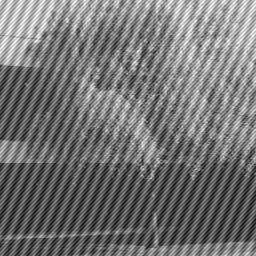
#> input picture Arboles.png, 256 x 256 px
$ python Fourier2D.py
#> lines starting #> are read from the running program, lines starting #| are printed output that depends on the picture
import numpy as np
import matplotlib.pyplot as plt
from scipy import fftpack as f


#abre la imagen la convierte en una matrix de flotantes
Arboles = plt.imread('Arboles.png').astype(float)
#> Arboles: shape (256, 256) float64; min 0.0471, max 1, mean 0.456
#de no estar los valores entre 0 y 1 los normaliza
Arboles = Arboles/np.amax(Arboles)
#calcula la transformada
ArbolesFFT =f.fft2(Arboles)
#centra la transformada
ArbolesFFT2=f.fftshift(ArbolesFFT)
#calcula el valor de la transformad y luego la centra
plt.imshow(f.fftshift(abs(ArbolesFFT)),cmap = 'gray')
plt.title("Transformada de Fourier")
plt.savefig("GualdronTonny_FT2D.pdf")
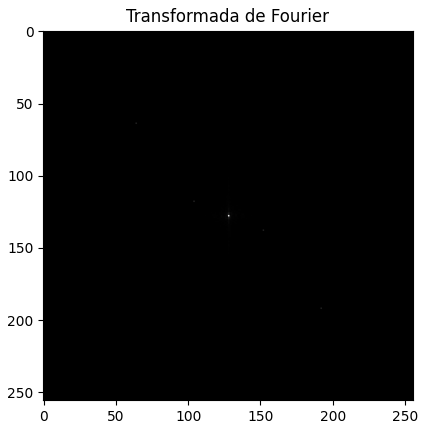
#> figure drawn by matplotlib, 1 panel
plt.close()

# de la grafica anterior se notan que ha cuatro puntos que son mas tenues que el central, es decir que el central correponde al la imagen y los otros al ruido entonces deberiamos volver esos puntos ceros
#numero de lineas
l=np.shape(Arboles)[0]
#> l = 256
#numero de columnas
c=np.shape(Arboles)[1]
#> c = 256
#Crea una matriz del mismo tamaño con solo unos
frecuencias = np.ones((l,c)).astype(complex)
#Busca las 5 posiciones mas brillantes en orden de intensidad
copia=f.fftshift(abs(ArbolesFFT))
ii=[]
jj=[]
ia=0
ja=0
m=copia[0][0]
#> m = 0.333
for z in range(5):
    for i in range(l):
        for j in range(c):
            if(copia[i,j]>m):
                m=copia[i,j]
                ia=i
                ja=j
    copia[ia,ja]=0
    ii.append(ia)
    jj.append(ja)
    ia=0
    ja=0
    m=copia[0][0]
#> copia: shape (256, 256) float64; min 0, max 4077.1, mean 7.7
#> after the loop, ii = [128, 118, 138, 64, 192]; jj = [128, 104, 152, 64, 192]

#convierte los 4 puntos mas brillantes despues del maximo en 0
frecuencias[ii[1],jj[1]]=0
frecuencias[ii[2],jj[2]]=0
frecuencias[ii[3],jj[3]]=0
frecuencias[ii[4],jj[4]]=0
#Crea una matriz donde se guardara el resultado
nueva = np.ones((l,c)).astype(complex)
#Se multiplica uno a uno para volver solo esos cuatro puntos 0
for i in range(l):
    for j in range(c):
         nueva[i,j]=ArbolesFFT2[i,j]*frecuencias[i,j]
#Halla de nuevo la imagen
nueva2=f.ifft2(f.ifftshift(nueva))
plt.imshow(abs(nueva),cmap = 'gray')
plt.title("Transformada de Fourier Filtrada")
plt.savefig("GualdronTonny_FT2D_filtrada.pdf")
plt.close()

#verifica que las posiciones de los 4 puntos ruidos sean 0
if(nueva[ii[1],jj[1]]==0 and nueva[ii[2],jj[2]]==0 and nueva[ii[3],jj[3]]==0 and nueva[ii[4],jj[4]]==0):
    plt.imshow(abs(nueva2),cmap = 'gray')
    plt.title("Imagen Final")
    plt.savefig("GualdronTonny_Imagen_filtrada.pdf")
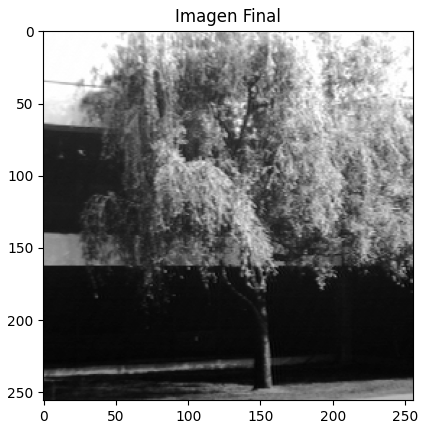
#> figure drawn by matplotlib, 1 panel
    plt.close()
else:
    print("No se pudo eliminar el ruido")
